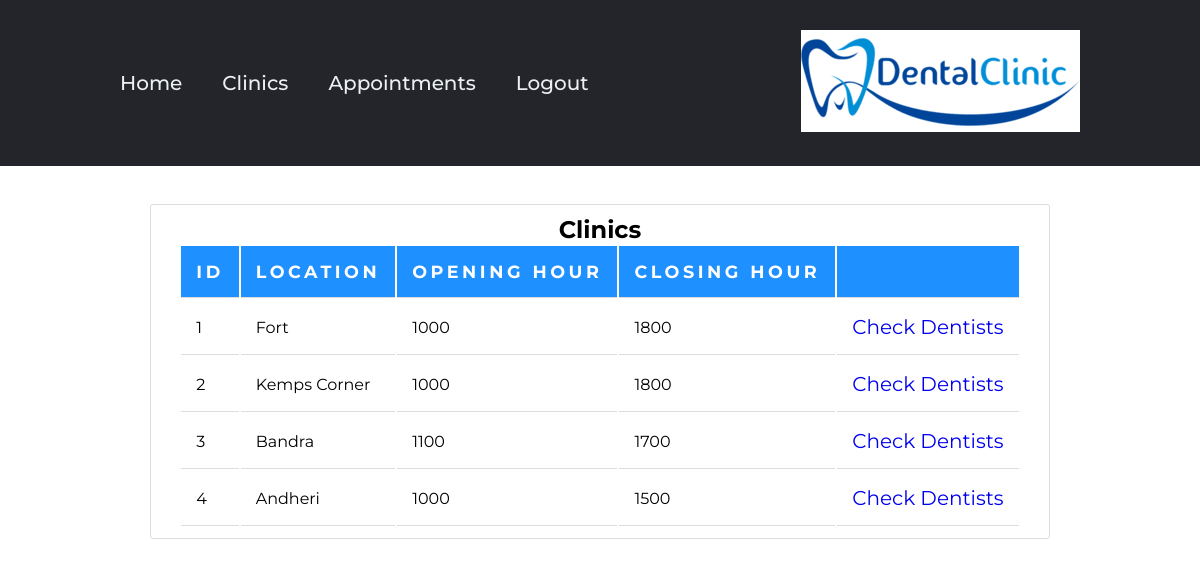
/clinics.php (signed in), run on the app's committed database.
### tables this page shows
CREATE TABLE `clinic` (
  `clinic_id` int(10) NOT NULL,
  `location` varchar(32) NOT NULL,
  `open_hr` varchar(4) NOT NULL DEFAULT '1000',
  `close_hr` varchar(4) NOT NULL DEFAULT '1800'
);

### clinics.php (the view, shortened to what this page needs)
<?php
$db=mysqli_connect('localhost','root','','dcms') or die("could not connect to database");
?>
<!DOCTYPE HTML>
<html>
    <head><title>Clinics</title>
    <link rel="stylesheet" href="styles.css">
    <link href="style10.css"type="text/css"rel="stylesheet"/>
</head>
<body>
  <center>
  <?php require_once("header.php");?>
    <div class="content-section" style="width:75%">
        <h2>Clinics</h2>
        <?php
        $query = "SELECT * FROM clinic";
        $res = mysqli_query($db, $query);
        if(mysqli_num_rows($res) > 0)
        {
            echo "<table><tr><th>ID</th><th>Location</th><th>Opening Hour</th><th>Closing Hour</th><th></th></tr>";
            while($row = mysqli_fetch_assoc($res))
            {
                $id = $row['clinic_id'];
                $link = "dentists.php?location=".$id."";
                $cl ="spllink";
                echo "<tr><td>".$id."</td><td>".$row['location']."</td><td>".$row['open_hr']."</td><td>".$row['close_hr']."</td><td><a class='nav__links' href='".$link."' class='".$cl."'>Check Dentists</a></td></tr>";
            }
        }
        else
        echo "<h3>No clinics available</h3>";
        ?>
        </table>
    </div>
    </center>
</body>
</html>

### header.php (shortened to what this page needs)
<header>
    <a class="logo" href="index.php"><img src="images/logoa.png" alt="logo"></a>
    <nav>
    <ul class="nav__links">
    <li><a href="index.php">Home</a></li>
	<?php if(isset($_SESSION['username'])){
        if($_SESSION['role'] == 'admin')
        {
            echo "<li><a href='addclinic.php'>Add Clinic</a></li>";
            echo "<li><a href='adddentist.php'>Add Dentist</a></li>";
            echo "<li><a href='appointments.php'>Appointments</a></li>";
        }
        else {
        if($_SESSION['role'] == 'patient')
        {
            echo "<li><a href='clinics.php'>Clinics</a></li>";
        }
    ?>
    <li><a href="appointments.php">Appointments</a></li>
    <?php if($_SESSION['role'] == 'patient'){
    }}?>
    <li><a href="index.php?logout='1'">Logout</a> </li>
    <?php }?>
                </ul>
            </nav>
        </header>
  <br><br>

### styles.css (style rules this page uses)
* { box-sizing: border-box; margin: 0; padding: 0; text-decoration:none; }
header { display: flex; justify-content: space-between; align-items: center; padding: 30px 10%; background-color: #24252a; }
.logo { cursor: pointer; order: 3; margin-left: auto; }
nav { order: 1; }
.nav__links a, .cta, .overlay__content a { font-family: "Montserrat", sans-serif; font-weight: 500; color: #edf0f1; text-decoration: none; }
.nav__links { list-style: none; display: flex; font-size: 20px; text-decoration:none; }
.nav__links li { padding: 0px 20px; }
.nav__links li:nth-child(1) { padding: 0 20px 0 0; }
.nav__links li a { transition: all 0.3s ease 0s; }
th, td { padding: 15px; text-align: left; text-decoration:none; border-bottom: 1px solid #ddd; }
th { background-color: dodgerblue; color: white; }

### style10.css (style rules this page uses)
* { margin: 0; padding: 0; box-sizing: border-box; font-family: 'Lucida Sans', 'Lucida Sans Regular', 'Lucida Grande', 'Lucida Sans Unicode', Geneva, Verdana, sans-serif ; font-family: "Montserrat", sans-serif; }
.content-section { background: #ffffff; padding: 10px 20px; border: 1px solid #dddddd; border-radius: 3px; margin-bottom: 20px; }
th, td { padding: 15px; text-align: left; font-family: "Montserrat", sans-serif; border-bottom: 1px solid #ddd; }
th { font-family: "Montserrat", sans-serif; font-size: 1.1rem; text-transform: uppercase; color: white; letter-spacing: .2em; background-color: dodgerblue ; }

### clinics.php (style rules this page uses)
th, td { padding: 15px; text-align: left; border-bottom: 1px solid #ddd; }
th { background-color: dodgerblue; color: white; }

### data on the page
clinic: clinic_id "1", location "Fort", open_hr "1000", close_hr "1800"
clinic: clinic_id "2", location "Kemps Corner", open_hr "1000", close_hr "1800"
clinic: clinic_id "3", location "Bandra", open_hr "1100", close_hr "1700"
clinic: clinic_id "4", location "Andheri", open_hr "1000", close_hr "1500"
